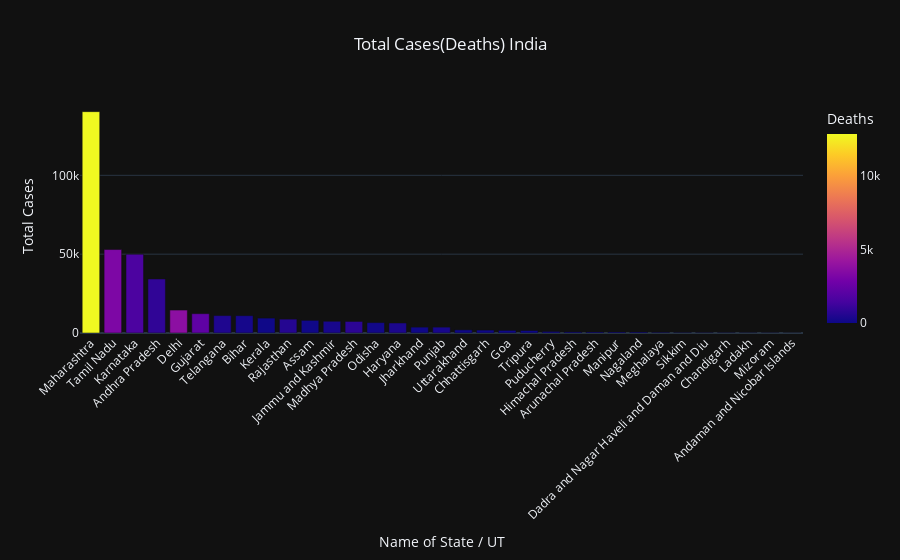

This figure's notebook cell:
### Code cell
bar_chart(temp_df, total_cases_india, deaths_india, 'India')

### Figure 1 — Plotly figure (JSON) as saved in the notebook; plotly's stock layout.template omitted (floating-point values rounded to 4 significant figures)
{"data": [{"alignmentgroup": "True", "hovertemplate": "Name of State / UT=%{x}<br>Total Cases=%{y}<br>Deaths=%{marker.color}<extra></extra>", "legendgroup": "", "marker": {"color": [12854, 3232, 1616, 884, 3745, 2252, 447, 217, 50, 594, 70, 282, 780, 114, 378, 67, 277, 60, 30, 29, 10, 34, 11, 3, 0, 0, 4, 0, 2, 13, 2, 0, 0], "coloraxis": "coloraxis"}, "name": "", "offsetgroup": "", "orientation": "v", "showlegend": false, "textposition": "auto", "type": "bar", "x": ["Maharashtra", "Tamil Nadu", "Karnataka", "Andhra Pradesh", "Delhi", "Gujarat", "Telangana", "Bihar", "Kerala", "Rajasthan", "Assam", "Jammu and Kashmir", "Madhya Pradesh", "Odisha", "Haryana", "Jharkhand", "Punjab", "Uttarakhand", "Chhattisgarh", "Goa", "Tripura", "Puducherry", "Himachal Pradesh", "Arunachal Pradesh", "Manipur", "Nagaland", "Meghalaya", "Sikkim", "Dadra and Nagar Haveli and Daman and Diu", "Chandigarh", "Ladakh", "Mizoram", "Andaman and Nicobar Islands"], "xaxis": "x", "y": [140395, 52939, 49937, 34272, 14554, 12247, 11052, 10994, 9466, 8811, 8022, 7438, 7335, 6592, 6348, 3734, 3721, 1986, 1847, 1666, 1574, 986, 687, 654, 649, 644, 452, 338, 279, 256, 183, 149, 70], "yaxis": "y"}], "layout": {"barmode": "relative", "coloraxis": {"colorbar": {"title": {"text": "Deaths"}}, "colorscale": [[0, "#0d0887"], [0.1111, "#46039f"], [0.2222, "#7201a8"], [0.3333, "#9c179e"], [0.4444, "#bd3786"], [0.5556, "#d8576b"], [0.6667, "#ed7953"], [0.7778, "#fb9f3a"], [0.8889, "#fdca26"], [1, "#f0f921"]]}, "hovermode": "x", "legend": {"tracegroupgap": 0}, "title": {"text": "Total Cases(Deaths) India", "x": 0.5, "xanchor": "center"}, "xaxis": {"anchor": "y", "domain": [0, 1], "tickangle": -45, "title": {"text": "Name of State / UT"}}, "yaxis": {"anchor": "x", "domain": [0, 1], "title": {"text": "Total Cases"}}}}
